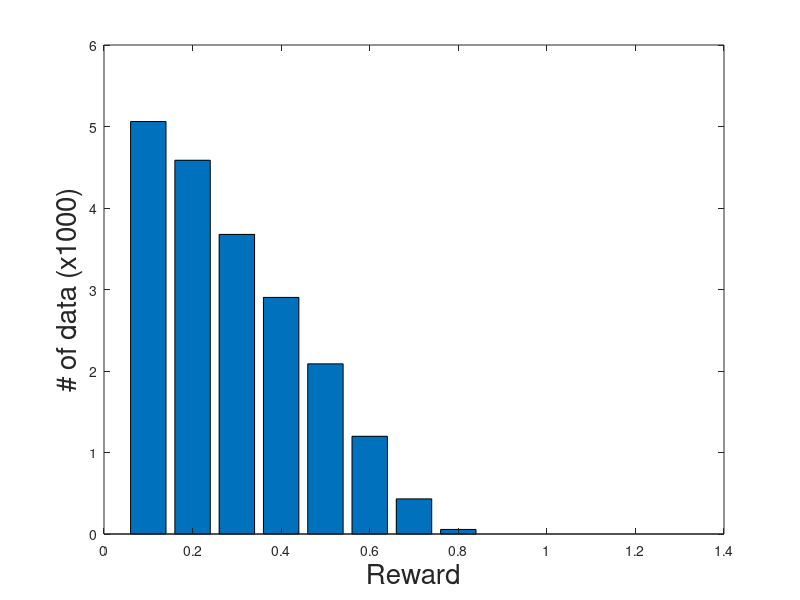

Reproduce this figure in MATLAB. (Note: this script raises an error after producing the figure.)
clear;
close all;

%%
Data_dist = csvread('Data_distribution(02).csv');
xr = Data_dist(1, :);
Treward = Data_dist(2, :);
xc = Data_dist(3, :);
Tcost = Data_dist(4, :);
colsWithZeros = any(xc==0, 1);
xc = xc(:, ~colsWithZeros);
Tcost = Tcost(:, ~colsWithZeros);

%% Plot %%
% plot properties
label_Fontsize = 20;
tick_Fontsize = 15;

% reward
figure(1);
bar(xr, Treward./1000);
xlabel('Reward', 'Fontsize', label_Fontsize);
ylabel('# of data (x1000)', 'Fontsize', label_Fontsize);
ax = gca;
ax.FontSize = tick_Fontsize;
ax.FontWeight = 'bold';

% cost
figure(2);
bar(xc, Tcost./1000);
xlabel('Cost', 'Fontsize', label_Fontsize);
ylabel('# of data (x1000)', 'Fontsize', label_Fontsize);
ax = gca;
ax.FontSize = tick_Fontsize;
ax.FontWeight = 'bold';